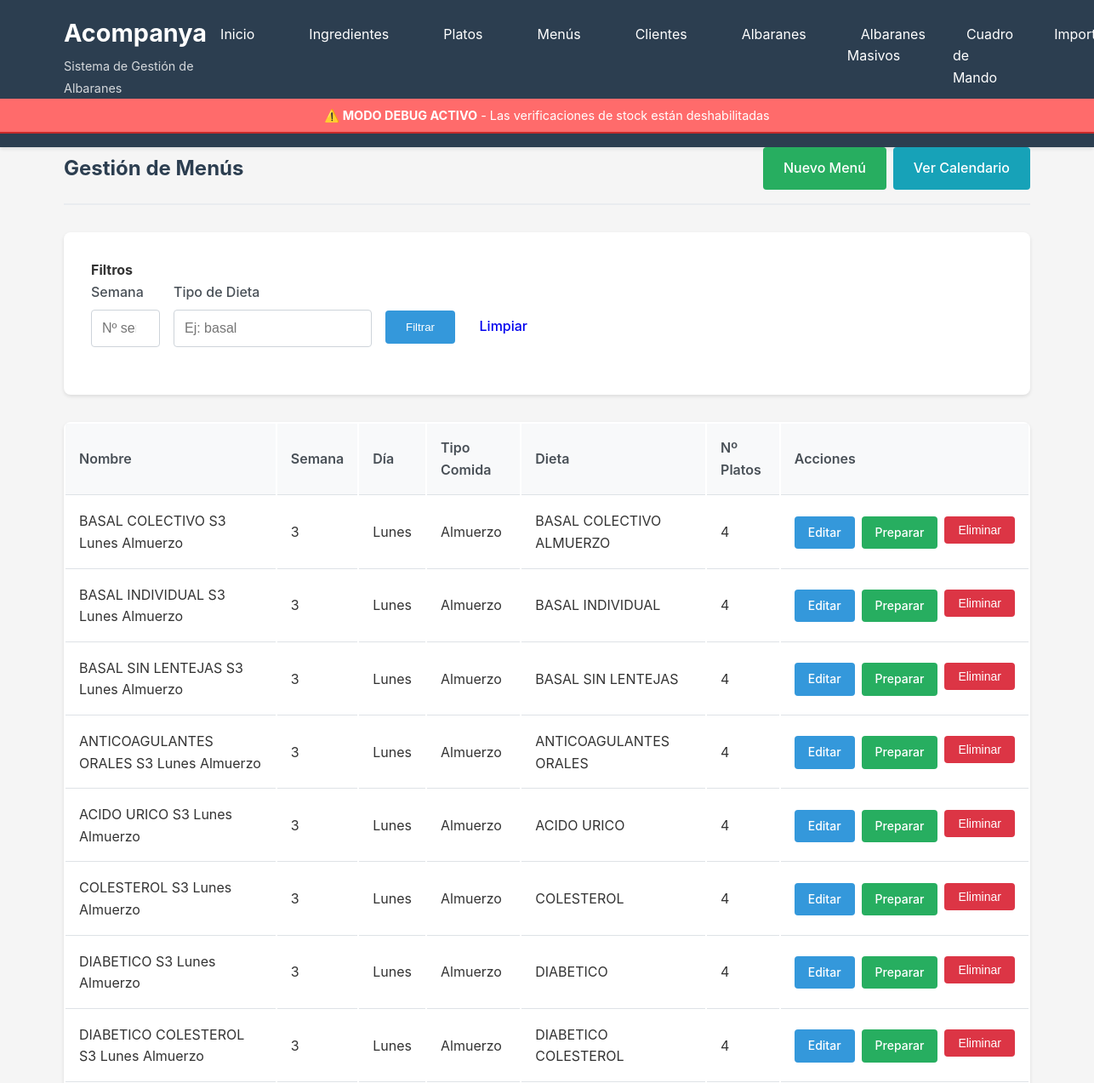
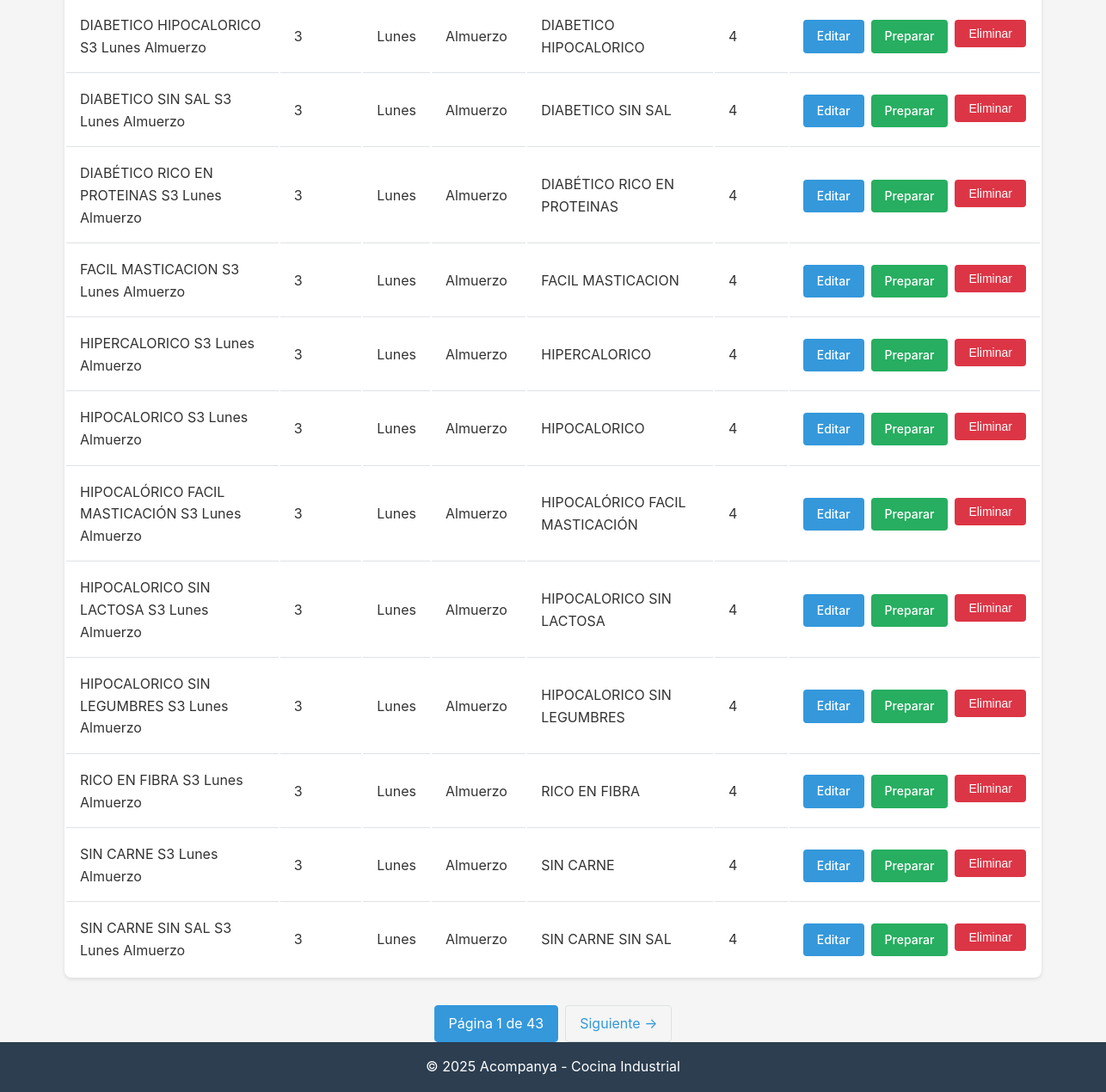
The page /menus/ on the database its author committed (2 pictures, top to bottom).
### database/models.py (models this page shows, shortened)
class Menu(db.Model):
    __tablename__ = 'menus'
    id = db.Column(db.Integer, primary_key=True)
    nombre = db.Column(db.String(200), nullable=False)
    dia_semana = db.Column(Enum(DiaSemana), nullable=False)
    numero_semana = db.Column(db.Integer, nullable=False)
    tipo_dieta = db.Column(db.String(100), nullable=False, default='basal')
    tipo_comida = db.Column(Enum(TipoComida), nullable=False)
    created_at = db.Column(db.DateTime, default=datetime.utcnow)
    platos = db.relationship('Plato', secondary=menus_platos, backref='menus')
    detalles_albaran = db.relationship('AlbaranDetalle', backref='menu', lazy='dynamic')

### routes/menus.py (the view)
@menus_bp.route('/')
def listar():
    page = request.args.get('page', 1, type=int)
    semana = request.args.get('semana', type=int)
    tipo_dieta = request.args.get('tipo_dieta')
    query = Menu.query
    if semana:
        query = query.filter(Menu.numero_semana == semana)
    if tipo_dieta:
        query = query.filter(Menu.tipo_dieta == tipo_dieta)
    menus = query.order_by(Menu.numero_semana.desc(), Menu.dia_semana).paginate(
        page=page, per_page=20, error_out=False
    )
    return render_template('menus/listar.html', menus=menus)

### templates/menus/listar.html (shortened to what this page needs)
{% extends "base.html" %}
{% block content %}
<div class="page-header">
    <h2>Gestión de Menús</h2>
    <div class="action-group">
        <a href="{{ url_for('menus.nuevo') }}" class="btn btn-success">Nuevo Menú</a>
        <a href="{{ url_for('menus.calendario') }}" class="btn btn-info">Ver Calendario</a>
    </div>
</div>
<form method="GET" action="{{ url_for('menus.listar') }}" class="albaran-section">
    <h4>Filtros</h4>
    <div class="form-row" style="display: flex; gap: 1rem; align-items: flex-end;">
        <div class="form-group">
            <label for="semana" class="form-label">Semana</label>
            <input type="number" class="form-control" id="semana" name="semana"
                   min="1" max="53" value="{{ request.args.get('semana', '') }}" placeholder="Nº semana">
        </div>
        <div class="form-group">
            <label for="tipo_dieta" class="form-label">Tipo de Dieta</label>
            <input type="text" class="form-control" id="tipo_dieta" name="tipo_dieta"
                   value="{{ request.args.get('tipo_dieta', '') }}" placeholder="Ej: basal">
        </div>
        <div class="form-group">
            <button type="submit" class="btn btn-primary">Filtrar</button>
            <a href="{{ url_for('menus.listar') }}" class="btn btn-secondary">Limpiar</a>
        </div>
    </div>
</form>
<table class="table">
    <thead>
        <tr>
            <th>Nombre</th>
            <th>Semana</th>
            <th>Día</th>
            <th>Tipo Comida</th>
            <th>Dieta</th>
            <th>Nº Platos</th>
            <th>Acciones</th>
        </tr>
    </thead>
    <tbody>
        {% for menu in menus.items %}
        <tr>
            <td>{{ menu.nombre }}</td>
            <td>{{ menu.numero_semana }}</td>
            <td>{{ menu.dia_semana.value|title }}</td>
            <td>{{ menu.tipo_comida.value|title }}</td>
            <td>{{ menu.tipo_dieta }}</td>
            <td>{{ menu.platos|length }}</td>
            <td>
                <div class="action-group">
                    <a href="{{ url_for('menus.editar', id=menu.id) }}" class="btn btn-sm btn-primary">Editar</a>
                    <a href="{{ url_for('menus.preparar', id=menu.id) }}" class="btn btn-sm btn-success">Preparar</a>
                    <form action="{{ url_for('menus.eliminar', id=menu.id) }}" method="POST" style="display: inline;" onsubmit="return confirmDelete('¿Eliminar este menú?')">
                        <button type="submit" class="btn btn-sm btn-danger">Eliminar</button>
                    </form>
                </div>
            </td>
        </tr>
        {% endfor %}
    </tbody>
</table>
{% if menus.has_prev or menus.has_next %}
<div class="pagination">
    <span class="active">Página {{ menus.page }} de {{ menus.pages }}</span>
    {% if menus.has_next %}
        {% set args = dict(request.args) %}
        {% if 'page' in args %}{% set _ = args.pop('page') %}{% endif %}
        <a href="{{ url_for('menus.listar', page=menus.next_num, **args) }}">Siguiente →</a>
    {% endif %}
</div>
{% endif %}
{% endblock %}

### static/css/style.css (style rules this page uses)
* { margin: 0; padding: 0; box-sizing: border-box; }
body { font-family: -apple-system, BlinkMacSystemFont, 'Segoe UI', Roboto, 'Helvetica Neue', Arial, sans-serif; line-height: 1.6; color: #333; background-color: #f5f5f5; min-height: 100vh; display: flex; flex-direction: column; }
.btn { display: inline-block; padding: 0.75rem 1.5rem; text-decoration: none; border-radius: 4px; font-weight: 500; transition: all 0.3s; border: none; cursor: pointer; text-align: center; }
.btn-primary { background-color: #3498db; color: white; }
.btn-success { background-color: #27ae60; color: white; }
.btn-info { background-color: #17a2b8; color: white; }
.btn-danger { background-color: #dc3545; color: white; }
.btn-sm { padding: 0.5rem 1rem; font-size: 0.875rem; }
.table { width: 100%; background: white; border-radius: 8px; overflow: hidden; box-shadow: 0 2px 4px rgba(0,0,0,0.1); }
.table th, .table td { padding: 1rem; text-align: left; border-bottom: 1px solid #dee2e6; }
.table th { background-color: #f8f9fa; font-weight: 600; color: #495057; }
.table tbody tr:last-child td { border-bottom: none; }
.form-group { margin-bottom: 1.5rem; }
.form-label { display: block; margin-bottom: 0.5rem; font-weight: 500; color: #495057; }
.form-control { width: 100%; padding: 0.75rem; border: 1px solid #ced4da; border-radius: 4px; font-size: 1rem; transition: border-color 0.3s; }
.page-header { display: flex; justify-content: space-between; align-items: center; margin-bottom: 2rem; padding-bottom: 1rem; border-bottom: 2px solid #e9ecef; }
.page-header h2 { color: #2c3e50; }
.action-group { display: flex; gap: 0.5rem; }
.pagination { display: flex; justify-content: center; margin-top: 2rem; gap: 0.5rem; }
.pagination a, .pagination span { padding: 0.5rem 1rem; text-decoration: none; border: 1px solid #dee2e6; color: #3498db; border-radius: 4px; }
.pagination .active { background-color: #3498db; color: white; border-color: #3498db; }
.albaran-section { background: white; padding: 2rem; border-radius: 8px; margin-bottom: 2rem; box-shadow: 0 2px 4px rgba(0,0,0,0.1); }

### rows shown on the page
Menu: nombre "BASAL COLECTIVO S3 Lunes Almuerzo", numero_semana "3", dia_semana.value "Lunes", tipo_comida.value "Almuerzo", tipo_dieta "BASAL COLECTIVO ALMUERZO", platos|length "4"
Menu: nombre "BASAL INDIVIDUAL S3 Lunes Almuerzo", numero_semana "3", dia_semana.value "Lunes", tipo_comida.value "Almuerzo", tipo_dieta "BASAL INDIVIDUAL", platos|length "4"
Menu: nombre "BASAL SIN LENTEJAS S3 Lunes Almuerzo", numero_semana "3", dia_semana.value "Lunes", tipo_comida.value "Almuerzo", tipo_dieta "BASAL SIN LENTEJAS", platos|length "4"
Menu: nombre "ANTICOAGULANTES ORALES S3 Lunes Almuerzo", numero_semana "3", dia_semana.value "Lunes", tipo_comida.value "Almuerzo", tipo_dieta "ANTICOAGULANTES ORALES", platos|length "4"
Menu: nombre "ACIDO URICO S3 Lunes Almuerzo", numero_semana "3", dia_semana.value "Lunes", tipo_comida.value "Almuerzo", tipo_dieta "ACIDO URICO", platos|length "4"
Menu: nombre "COLESTEROL S3 Lunes Almuerzo", numero_semana "3", dia_semana.value "Lunes", tipo_comida.value "Almuerzo", tipo_dieta "COLESTEROL", platos|length "4"
Menu: nombre "DIABETICO S3 Lunes Almuerzo", numero_semana "3", dia_semana.value "Lunes", tipo_comida.value "Almuerzo", tipo_dieta "DIABETICO", platos|length "4"
Menu: nombre "DIABETICO COLESTEROL S3 Lunes Almuerzo", numero_semana "3", dia_semana.value "Lunes", tipo_comida.value "Almuerzo", tipo_dieta "DIABETICO COLESTEROL", platos|length "4"
Menu: nombre "DIABETICO HIPOCALORICO S3 Lunes Almuerzo", numero_semana "3", dia_semana.value "Lunes", tipo_comida.value "Almuerzo", tipo_dieta "DIABETICO HIPOCALORICO", platos|length "4"
Menu: nombre "DIABETICO SIN SAL S3 Lunes Almuerzo", numero_semana "3", dia_semana.value "Lunes", tipo_comida.value "Almuerzo", tipo_dieta "DIABETICO SIN SAL", platos|length "4"
Menu: nombre "DIABÉTICO RICO EN PROTEINAS S3 Lunes Almuerzo", numero_semana "3", dia_semana.value "Lunes", tipo_comida.value "Almuerzo", tipo_dieta "DIABÉTICO RICO EN PROTEINAS", platos|length "4"
Menu: nombre "FACIL MASTICACION S3 Lunes Almuerzo", numero_semana "3", dia_semana.value "Lunes", tipo_comida.value "Almuerzo", tipo_dieta "FACIL MASTICACION", platos|length "4"
Menu: nombre "HIPERCALORICO S3 Lunes Almuerzo", numero_semana "3", dia_semana.value "Lunes", tipo_comida.value "Almuerzo", tipo_dieta "HIPERCALORICO", platos|length "4"
Menu: nombre "HIPOCALORICO S3 Lunes Almuerzo", numero_semana "3", dia_semana.value "Lunes", tipo_comida.value "Almuerzo", tipo_dieta "HIPOCALORICO", platos|length "4"
Menu: nombre "HIPOCALÓRICO FACIL MASTICACIÓN S3 Lunes Almuerzo", numero_semana "3", dia_semana.value "Lunes", tipo_comida.value "Almuerzo", tipo_dieta "HIPOCALÓRICO FACIL MASTICACIÓN", platos|length "4"
Menu: nombre "HIPOCALORICO SIN LACTOSA S3 Lunes Almuerzo", numero_semana "3", dia_semana.value "Lunes", tipo_comida.value "Almuerzo", tipo_dieta "HIPOCALORICO SIN LACTOSA", platos|length "4"
Menu: nombre "HIPOCALORICO SIN LEGUMBRES S3 Lunes Almuerzo", numero_semana "3", dia_semana.value "Lunes", tipo_comida.value "Almuerzo", tipo_dieta "HIPOCALORICO SIN LEGUMBRES", platos|length "4"
Menu: nombre "RICO EN FIBRA S3 Lunes Almuerzo", numero_semana "3", dia_semana.value "Lunes", tipo_comida.value "Almuerzo", tipo_dieta "RICO EN FIBRA", platos|length "4"
Menu: nombre "SIN CARNE S3 Lunes Almuerzo", numero_semana "3", dia_semana.value "Lunes", tipo_comida.value "Almuerzo", tipo_dieta "SIN CARNE", platos|length "4"
Menu: nombre "SIN CARNE SIN SAL S3 Lunes Almuerzo", numero_semana "3", dia_semana.value "Lunes", tipo_comida.value "Almuerzo", tipo_dieta "SIN CARNE SIN SAL", platos|length "4"

### other values the page prints
{{ menus.page }} "1"
{{ menus.pages }} "43"
